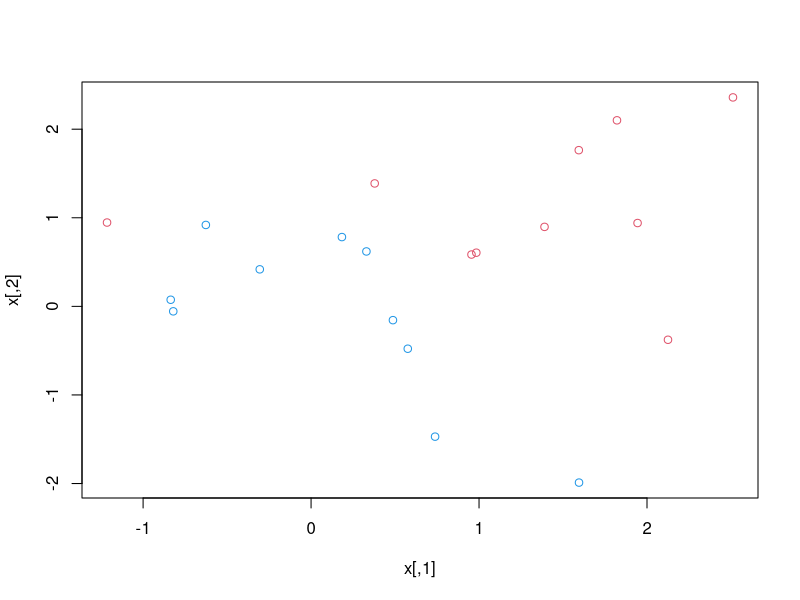
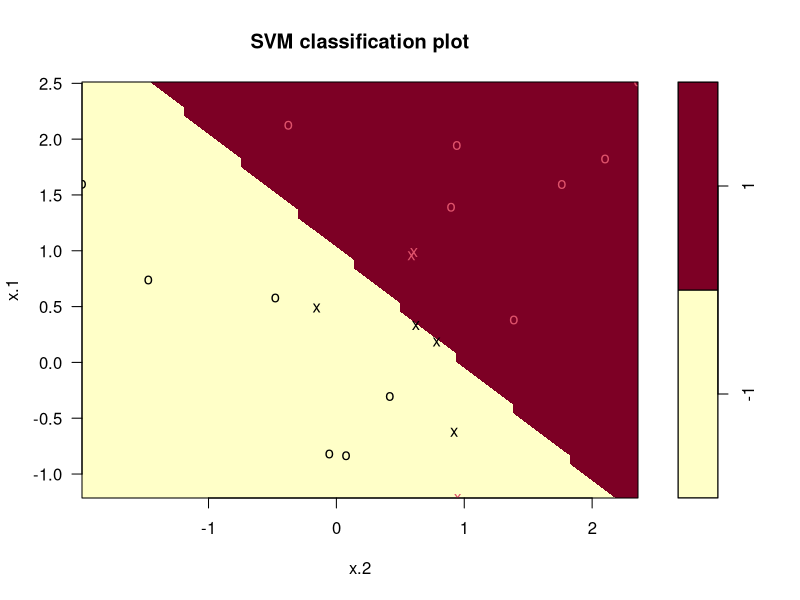
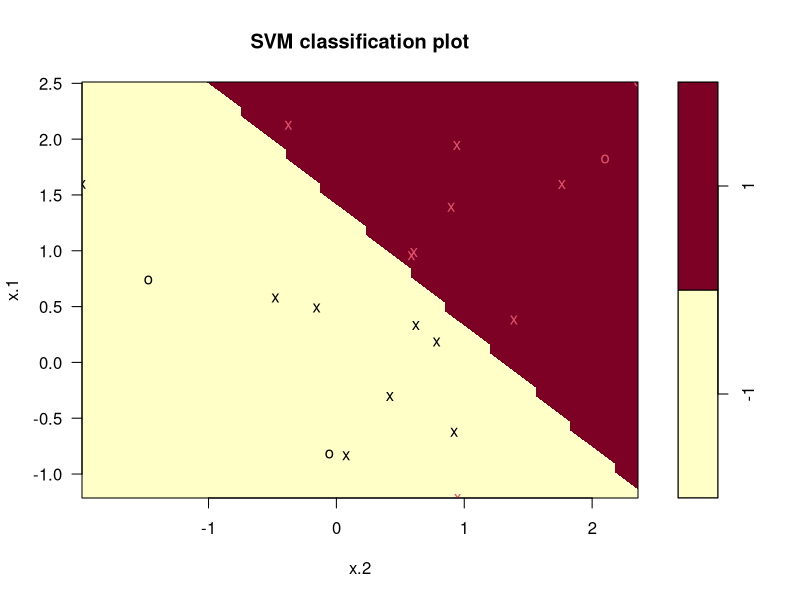
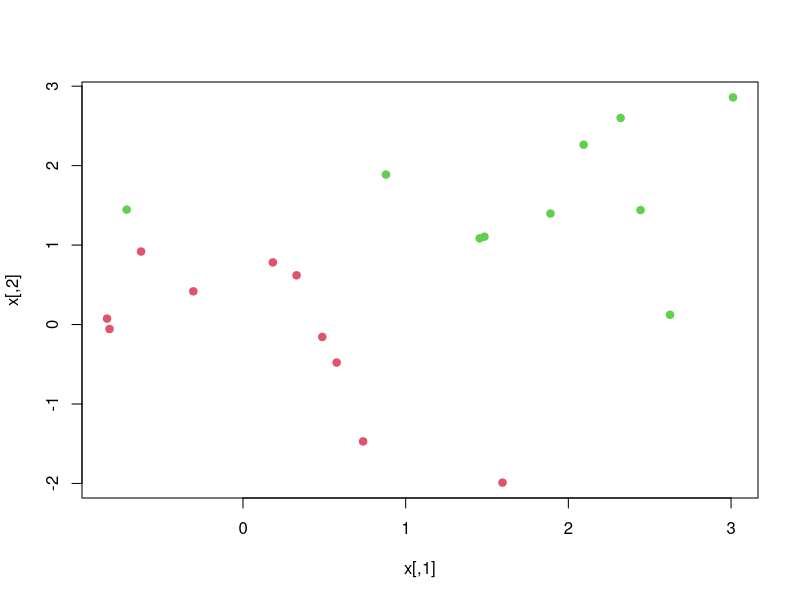
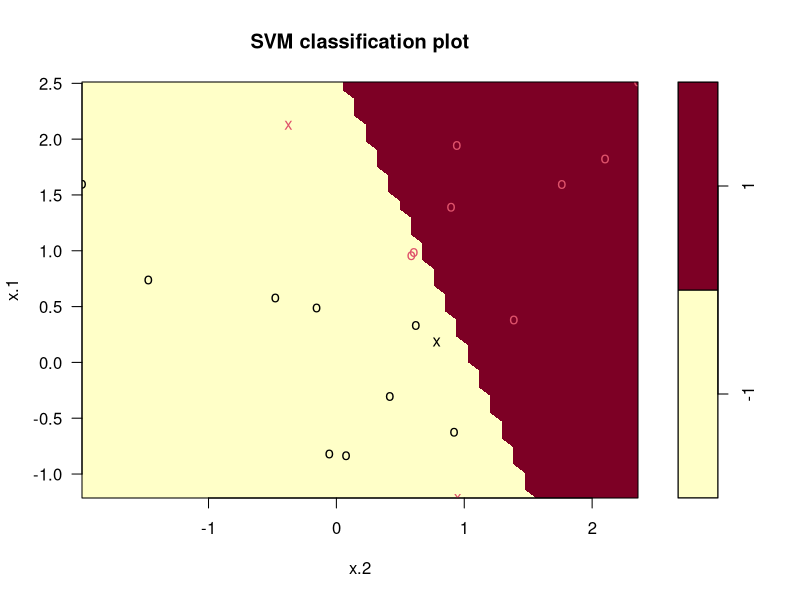
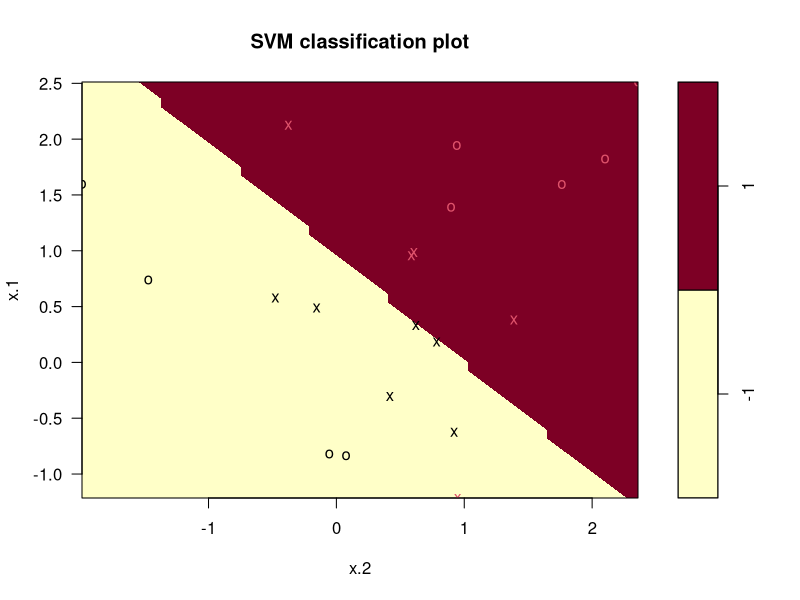

Source code (R) for these figures, in order:
library(e1071)
set.seed (1)
# We now use the svm() function to fit the support vector classifier for a given value of the cost parameter.
# Here we demonstrate the use of this function on a two-dimensional example so that we can plot the resulting
# decision boundary.
# We begin by generating the observations, which belong to two classes.
x=matrix(rnorm(20*2), ncol=2)
y=c(rep(-1,10), rep(1,10))
x[y==1,]=x[y==1,] + 1
x
y
# We begin by checking whether the classes are linearly separable.
plot(x, col=(3-y))
# They are not. Next, we fit the support vector classifier.
# Note that in order for the svm() function to perform classification
# we must encode the response as a factor variable.
# We now create a data frame with the response coded as a factor.
dat <- data.frame(x = x,y = as.factor(y))
svmfit <- svm(y ~., data=dat, kernel="linear", cost=10,scale=FALSE)
# The argument scale=FALSE tells the svm() function not to scale each feature to
# have mean zero or standard deviation one;
# depending on the application, one might prefer to use scale=TRUE.
# We can now plot the support vector classifier obtained:
plot(svmfit , dat)
# Note that the two arguments to the plot.svm() function are the output of the call to svm(),
#as well as the data used in the call to svm().
# The region of feature space that will be assigned to the −1 class is shown in light blue,
# and the region that will be assigned to the +1 class is shown in purple.
# We can determine the identities of those support vectors by:
svmfit$index
# You can see 1,2,5,7,14,16 and 17
# We can obtain some basic information about the support vector classifier fit using the summary()
# command:
summary(svmfit)
# now cost = 0.1
svmfit <- svm(y ~., data=dat, kernel="linear", cost = 0.1, scale=FALSE)
plot(svmfit , dat)
svmfit$index
set.seed (1)
tune.out <- tune(svm, y ~.,data=dat,kernel="linear", ranges=list(cost=c(0.001, 0.01, 0.1, 1,5,10,100)))
# We can easily access the cross-validation errors for each of these models using the summary() command:
summary(tune.out)
# We see that cost=0.1 results in the lowest cross-validation error rate.
# The tune() function stores the best model obtained, which can be accessed as follows:
bestmod=tune.out$best.model
summary(bestmod)
# The predict() function can be used to predict the class label on a set of test observations,
# at any given value of the cost parameter. We begin by generating a test data set.
xtest=matrix(rnorm(20*2), ncol=2)
ytest=sample(c(-1,1), 20, rep=TRUE)
xtest[ytest==1,]=xtest[ytest==1,] + 1
testdat=data.frame(x=xtest, y=as.factor(ytest))
# Now we predict the class labels of these test observations.
# Here we use the best model obtained through cross-validation in order to make predictions.
ypred <-predict(bestmod ,testdat)
table(predict=ypred, truth=testdat$y)
#Thus, with this value of cost, 19 of the test observations are correctly classified.
# What if we had instead used cost= 0.01?
svmfit <- svm(y~., data=dat, kernel="linear", cost=.01, scale=FALSE)
ypred=predict(svmfit ,testdat)
table(predict=ypred, truth=testdat$y)
# In this case one additional observation is misclassified.
# Now consider a situation in which the two classes are linearly separable.
# Then we can find a separating hyperplane using the svm() function.
# We first further separate the two classes in our simulated data so that they are linearly separable:
x[y==1,]=x[y==1,]+0.5
plot(x, col=(y+5)/2, pch=19)
# Now the observations are just barely linearly separable.
# We fit the support vector classifier and plot the resulting hyperplane,
# using a very large value of cost so that no observations are misclassified.
dt=data.frame(x=x,y=as.factor(y))
svmfit <-svm(y~., data=dt, kernel="linear", cost=1e5)
summary(svmfit)
plot(svmfit,dat)
# No training errors were made and only three support vectors were used.
# However, we can see from the figure that the margin is
# very narrow (because the observations that are not support vectors, indicated as circles, are very
# close to the decision boundary). It seems likely that this model will perform poorly on test data.
# We now try a smaller value of cost:
svmfit <- svm(y~., data=dat, kernel="linear", cost=1)
summary(svmfit)
plot(svmfit ,dat)
# Using cost=1, we misclassify a training observation, but we also obtain a much wider margin and make
# use of seven support vectors.
# It seems likely that this model will perform better on test data than the model with cost=1e5.
